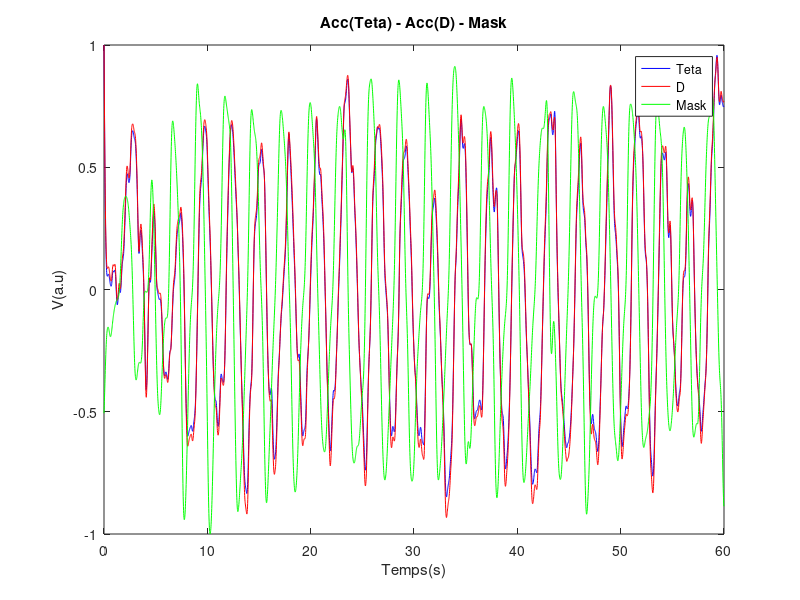

Write MATLAB code to recreate this figure.

% C'est un analyse pour comparer les valeurs de D et les valeurs de Teta (valeurs normalisees)
% Le signal du masque (spirometre) est utilise pour comparer ses valeurs
% obtenues

load process_teta.mat 
load process_Mask.mat 
load process_D.mat
load fil.mat 

teta = dataTeta_Norm;
D = dataD_Norm;
Mask = dataMaskNorm;


tTeta = (0:length(teta)-1)/fe;
tD = (0:length(D)-1)/fe;
tMask = (0:length(Mask)-1)/fe;

figure (1)
plot(tTeta,teta,'b',tD,D,'r',tMask,Mask,'g');
xlabel('Temps(s)')
ylabel('V(a.u)')
legend('Teta','D','Mask')
title(' Acc(Teta) - Acc(D) - Mask ')
